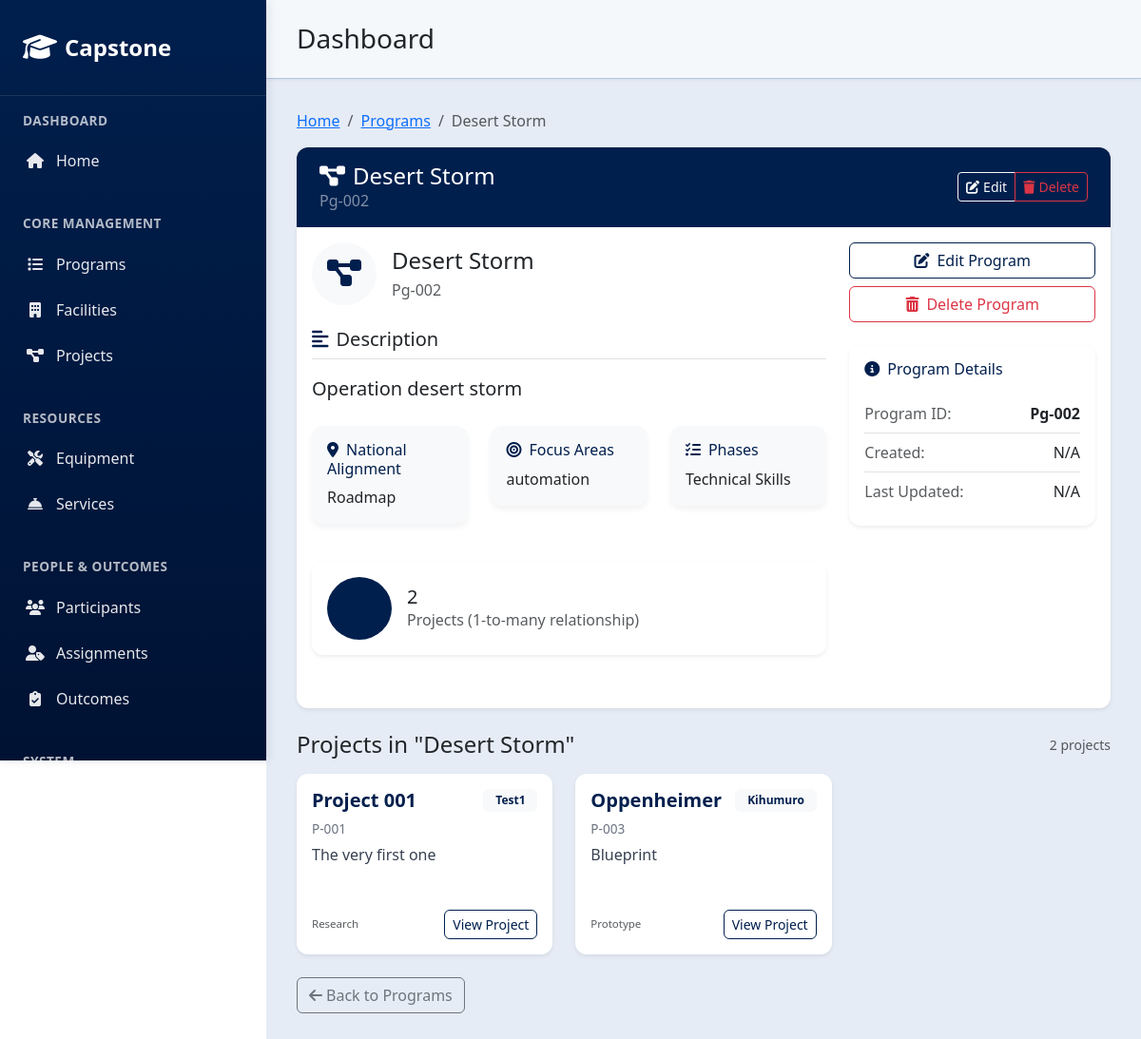
Screenshot of /programs/5/ with the database file from the repository.
### core/models.py (models this page shows, shortened)
class Program(models.Model):
    program_id = models.CharField(max_length=10, unique=True, blank=True, null=True)
    name = models.CharField(max_length=200)
    description = models.TextField()
    national_alignment = models.CharField(max_length=255, choices=NATIONAL_ALIGNMENT_CHOICES, blank=True, null=True)
    focus_areas = models.CharField(max_length=255, choices=FOCUS_AREAS_CHOICES, help_text="Comma-separated list of domains")
    phases = models.CharField(max_length=255, choices=PHASES_CHOICES, help_text="Comma-separated list of phases")

class Project(models.Model):
    project_id = models.CharField(max_length=10, unique=True, blank=True, null=True)
    program = models.ForeignKey('Program', on_delete=models.PROTECT, related_name='projects', null=True, blank=True)
    facility = models.ForeignKey('Facility', on_delete=models.PROTECT, related_name='projects', null=True, blank=True)
    title = models.CharField(max_length=200, default='New Project')
    nature_of_project = models.CharField(max_length=100, choices=(
        ('Research', 'Research'),
        ('Prototype', 'Prototype'),
        ('Applied', 'Applied'),
    ), default='Research')
    description = models.TextField(default='Project description')
    innovation_focus = models.CharField(max_length=255, blank=True, null=True)
    prototype_stage = models.CharField(max_length=100, choices=(
        ('Concept', 'Concept'),
        ('Prototype', 'Prototype'),
        ('MVP', 'MVP'),
        ('Market Launch', 'Market Launch'),
    ), blank=True, null=True)
    testing_requirements = models.TextField(blank=True, null=True)
    commercialization_plan = models.TextField(blank=True, null=True)

class Facility(models.Model):
    facility_id = models.CharField(max_length=10, unique=True, blank=True, null=True)
    name = models.CharField(max_length=200)
    location = models.CharField(max_length=200)
    description = models.TextField()
    partner_organization = models.CharField(max_length=200, choices=PARTNER_ORGANIZATION_CHOICES, blank=True, null=True)
    facility_type = models.CharField(max_length=100, choices=FACILITY_TYPE_CHOICES)
    capabilities = models.CharField(max_length=255, choices=CAPABILITIES_CHOICES)

### core/interfaces/controllers/program_views.py (the view)
# urls.py: path('programs/<int:pk>/', program_views.ProgramDetailView.as_view(), name='program_detail'),
class ProgramDetailView(DetailView):
    model = Program
    template_name = "core/program_detail.html"
    context_object_name = "program"
    def get_context_data(self, **kwargs):
        context = super().get_context_data(**kwargs)
        projects_qs = self.object.projects.select_related('facility').all()
        context['projects'] = projects_qs
        context['associated_projects'] = projects_qs
        return context

### core/templates/core/program_detail.html (shortened to what this page needs)
{% extends "core/base.html" %}
{% block content %}
  <nav aria-label="breadcrumb" class="mb-3">
    <ol class="breadcrumb">
      <li class="breadcrumb-item"><a href="{% url 'home' %}">Home</a></li>
      <li class="breadcrumb-item"><a href="{% url 'program_list' %}">Programs</a></li>
      <li class="breadcrumb-item active">{{ program.name }}</li>
    </ol>
  </nav>
  <div class="row justify-content-center">
    <div class="col-lg-12">
      <div class="card border-0 shadow-sm mb-4">
        <div class="card-header bg-primary text-white d-flex justify-content-between align-items-center">
          <div>
            <h1 class="h4 mb-0"><i class="fas fa-project-diagram me-2"></i>{{ program.name }}</h1>
            <p class="text-white-50 mb-0">{{ program.program_id }}</p>
          </div>
          <div class="btn-group" role="group">
            <a href="{% url 'program_update' program.pk %}" class="btn btn-sm btn-outline-light" title="Edit">
              <i class="fas fa-edit me-1"></i>Edit
            </a>
            <a href="{% url 'program_delete' program.pk %}" class="btn btn-sm btn-outline-danger" title="Delete">
              <i class="fas fa-trash me-1"></i>Delete
            </a>
          </div>
        </div>
        <div class="card-body">
          <div class="row">
            <div class="col-md-8">
              <div class="d-flex align-items-center mb-4">
                <div class="bg-light p-3 rounded-circle me-3">
                  <i class="fas fa-project-diagram fa-2x text-primary"></i>
                </div>
                <div>
                  <h2 class="h4 mb-1">{{ program.name }}</h2>
                  <p class="text-muted mb-0">{{ program.program_id }}</p>
                </div>
              </div>
              {% if program.description %}
                <div class="mb-4">
                  <h5 class="border-bottom pb-2 mb-3"><i class="fas fa-align-left me-2 text-primary"></i>Description</h5>
                  <p class="lead">{{ program.description }}</p>
                </div>
              {% endif %}
              <div class="row mb-4">
                {% if program.national_alignment %}
                <div class="col-md-4">
                  <div class="card bg-light mb-3">
                    <div class="card-body p-3">
                      <h6 class="mb-2 text-primary"><i class="fas fa-map-marker-alt me-2"></i>National Alignment</h6>
                      <p class="mb-0">{{ program.national_alignment }}</p>
                    </div>
                  </div>
                </div>
                {% endif %}
                {% if program.focus_areas %}
                <div class="col-md-4">
                  <div class="card bg-light mb-3">
                    <div class="card-body p-3">
                      <h6 class="mb-2 text-primary"><i class="fas fa-bullseye me-2"></i>Focus Areas</h6>
                      <p class="mb-0">{{ program.focus_areas }}</p>
                    </div>
                  </div>
                </div>
                {% endif %}
                {% if program.phases %}
                <div class="col-md-4">
                  <div class="card bg-light mb-3">
                    <div class="card-body p-3">
                      <h6 class="mb-2 text-primary"><i class="fas fa-tasks me-2"></i>Phases</h6>
                      <p class="mb-0">{{ program.phases }}</p>
                    </div>
                  </div>
                </div>
                {% endif %}
              </div>
              <div class="row mb-4">
                <div class="col-md-12 mb-3">
                  <div class="card h-100 border-0 shadow-sm">
                    <div class="card-body d-flex align-items-center">
                      <div class="rounded-circle bg-primary bg-opacity-10 p-3 me-3">
                        <i class="fas fa-folder-open text-primary fa-2x"></i>
                      </div>
                      <div>
                        <h3 class="h5 mb-0">{{ projects|length }}</h3>
                        <p class="text-muted mb-0">Projects (1-to-many relationship)</p>
                      </div>
                    </div>
                  </div>
                </div>
              </div>
            </div>
            <div class="col-md-4">
              <div class="d-grid gap-2 mb-4">
                <a href="{% url 'program_update' program.pk %}" class="btn btn-outline-primary"><i class="fas fa-edit me-2"></i>Edit Program</a>
                <a href="{% url 'program_delete' program.pk %}" class="btn btn-outline-danger"><i class="fas fa-trash-alt me-2"></i>Delete Program</a>
              </div>
              <div class="card border-0 shadow-sm mb-4">
                <div class="card-body">
                  <h6 class="mb-3 text-primary"><i class="fas fa-info-circle me-2"></i>Program Details</h6>
                  <ul class="list-unstyled mb-0">
                    {% if program.program_id %}
                    <li class="d-flex justify-content-between py-2 border-bottom"><span class="text-muted">Program ID:</span><span class="fw-bold">{{ program.program_id }}</span></li>
                    {% endif %}
                    <li class="d-flex justify-content-between py-2 border-bottom"><span class="text-muted">Created:</span><span>{{ program.created_at|date:"M d, Y"|default:"N/A" }}</span></li>
                    <li class="d-flex justify-content-between py-2"><span class="text-muted">Last Updated:</span><span>{{ program.updated_at|date:"M d, Y"|default:"N/A" }}</span></li>
                  </ul>
                </div>
              </div>
            </div>
          </div>
        </div>
      </div>
      <div class="row justify-content-center mt-4 project-grid">
        <div class="col-lg-12">
          <div class="d-flex justify-content-between align-items-center mb-3">
            <h4 class="mb-0">Projects in "{{ program.name }}"</h4>
            <small class="text-muted">{{ projects|length }} project{{ projects|length|pluralize }}</small>
          </div>
          {% if projects and projects.exists %}
            <div class="row row-cols-1 row-cols-sm-2 row-cols-md-3 g-4">
              {% for project in projects %}
                <div class="col">
                  <div class="card h-100 project-card shadow-sm">
                    <div class="card-body d-flex flex-column">
                      <div class="d-flex justify-content-between align-items-start mb-2">
                        <h5 class="card-title mb-0"><a href="{% url 'project_detail' project.pk %}" class="stretched-link">{{ project.title|default:'Untitled Project' }}</a></h5>
                        {% if project.facility %}<span class="badge bg-light text-primary facility-badge">{{ project.facility.name }}</span>{% endif %}
                      </div>
                      <p class="project-id mb-1">{{ project.project_id }}</p>
                      <p class="card-text mb-3">{{ project.description|default:'No description' }}</p>
                      <div class="mt-auto d-flex justify-content-between align-items-center pt-2">
                        <div class="meta"><small class="text-muted">{{ project.nature_of_project }}</small></div>
                        <a href="{% url 'project_detail' project.pk %}" class="btn btn-sm btn-outline-primary">View Project</a>
                      </div>
                    </div>
                  </div>
                </div>
              {% endfor %}
            </div>
          {% else %}
            <div class="alert alert-info">No projects are associated with this program yet.</div>
          {% endif %}
        </div>
      </div>
      <div class="mt-4">
        <a href="{% url 'program_list' %}" class="btn btn-outline-secondary"><i class="fas fa-arrow-left me-1"></i>Back to Programs</a>
      </div>
    </div>
  </div>
{% endblock %}

### core/templates/core/base.html (style rules this page uses)
:root { --primary-blue: #001f4d; --light-blue: #274690; --dark-blue: #001233; --blue-hover: #003366; }
.card { border: none; border-radius: 12px; box-shadow: 0 4px 6px rgba(0, 0, 0, 0.05); transition: all 0.3s ease; background: white; }
.card-header { background: linear-gradient(135deg, var(--primary-blue), var(--light-blue)); color: #fff; border-radius: 12px 12px 0 0 !important; padding: 1rem 1.5rem; border: none; }
.btn-outline-primary { color: var(--primary-blue); border-color: var(--primary-blue); border-radius: 6px; background: #fff; }
.badge { border-radius: 6px; padding: 0.4rem 0.8rem; background: var(--primary-blue); color: #fff; }
.bg-primary { background: var(--primary-blue) !important; }
.text-primary { color: var(--primary-blue) !important; }

### core/templates/core/program_detail.html (style rules this page uses)
.project-grid .project-card { border-radius: 12px; overflow: hidden; }
.project-grid .project-card .card-body { display: flex; flex-direction: column; min-height: 190px; }
.project-grid .project-card .card-title a { color: var(--primary-blue); font-weight: 600; text-decoration: none; }
.project-grid .project-card .project-id { font-size: 0.85rem; color: #6b7280; }
.project-grid .project-card .card-text { color: #374151; overflow: hidden; max-height: 4.5rem; }
.project-grid .project-card .meta { font-size: 0.82rem; color: #6b7280; }
.project-grid .project-card .facility-badge { font-size: 0.75rem; }

### rows the page displays
Program: name "Desert Storm", program_id "Pg-002", description "Operation desert storm", national_alignment "Roadmap", focus_areas "automation", phases "Technical Skills"
Project: title "Project 001", facility.name "Test1", project_id "P-001", description "The very first one", nature_of_project "Research"
Project: title "Oppenheimer", facility.name "Kihumuro", project_id "P-003", description "Blueprint", nature_of_project "Prototype"

### other values shown
{{ projects|length }} "2"
{{ program.created_at|date:"M d, Y"|default:"N/A" }} "N/A"
{{ program.updated_at|date:"M d, Y"|default:"N/A" }} "N/A"
